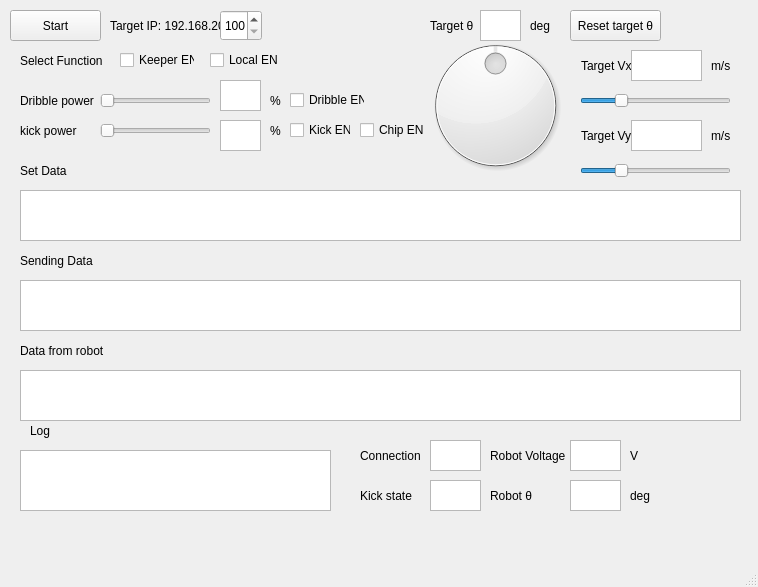
<?xml version="1.0" encoding="UTF-8"?>
<ui version="4.0">
 <class>Qt_Communication_Tester</class>
 <widget class="QMainWindow" name="Qt_Communication_Tester">
  <property name="geometry">
   <rect>
    <x>0</x>
    <y>0</y>
    <width>758</width>
    <height>587</height>
   </rect>
  </property>
  <property name="windowTitle">
   <string>Orion_CommunicationTester</string>
  </property>
  <widget class="QWidget" name="centralwidget">
   <widget class="QPushButton" name="startbotton">
    <property name="geometry">
     <rect>
      <x>10</x>
      <y>10</y>
      <width>91</width>
      <height>31</height>
     </rect>
    </property>
    <property name="text">
     <string>Start</string>
    </property>
   </widget>
   <widget class="QLabel" name="label">
    <property name="geometry">
     <rect>
      <x>110</x>
      <y>10</y>
      <width>111</width>
      <height>31</height>
     </rect>
    </property>
    <property name="text">
     <string>Target IP: 192.168.20.</string>
    </property>
   </widget>
   <widget class="QCheckBox" name="chipEN">
    <property name="geometry">
     <rect>
      <x>360</x>
      <y>120</y>
      <width>75</width>
      <height>20</height>
     </rect>
    </property>
    <property name="text">
     <string>Chip EN</string>
    </property>
   </widget>
   <widget class="QCheckBox" name="keeperEN">
    <property name="geometry">
     <rect>
      <x>120</x>
      <y>50</y>
      <width>75</width>
      <height>20</height>
     </rect>
    </property>
    <property name="text">
     <string>Keeper EN</string>
    </property>
   </widget>
   <widget class="QCheckBox" name="localEN">
    <property name="enabled">
     <bool>true</bool>
    </property>
    <property name="geometry">
     <rect>
      <x>210</x>
      <y>50</y>
      <width>75</width>
      <height>20</height>
     </rect>
    </property>
    <property name="text">
     <string>Local EN</string>
    </property>
   </widget>
   <widget class="QLabel" name="label_2">
    <property name="geometry">
     <rect>
      <x>20</x>
      <y>50</y>
      <width>111</width>
      <height>21</height>
     </rect>
    </property>
    <property name="text">
     <string>Select Function</string>
    </property>
   </widget>
   <widget class="QTextBrowser" name="sendingdata">
    <property name="geometry">
     <rect>
      <x>20</x>
      <y>280</y>
      <width>721</width>
      <height>51</height>
     </rect>
    </property>
   </widget>
   <widget class="QLabel" name="label_3">
    <property name="geometry">
     <rect>
      <x>20</x>
      <y>250</y>
      <width>111</width>
      <height>21</height>
     </rect>
    </property>
    <property name="text">
     <string>Sending Data</string>
    </property>
   </widget>
   <widget class="QTextBrowser" name="data_from_robot">
    <property name="geometry">
     <rect>
      <x>20</x>
      <y>370</y>
      <width>721</width>
      <height>51</height>
     </rect>
    </property>
   </widget>
   <widget class="QLabel" name="label_5">
    <property name="geometry">
     <rect>
      <x>20</x>
      <y>340</y>
      <width>111</width>
      <height>21</height>
     </rect>
    </property>
    <property name="text">
     <string>Data from robot</string>
    </property>
   </widget>
   <widget class="QTextBrowser" name="log">
    <property name="geometry">
     <rect>
      <x>20</x>
      <y>450</y>
      <width>311</width>
      <height>61</height>
     </rect>
    </property>
   </widget>
   <widget class="QLabel" name="label_6">
    <property name="geometry">
     <rect>
      <x>30</x>
      <y>420</y>
      <width>41</width>
      <height>21</height>
     </rect>
    </property>
    <property name="text">
     <string>Log</string>
    </property>
   </widget>
   <widget class="QSpinBox" name="setIP">
    <property name="geometry">
     <rect>
      <x>220</x>
      <y>10</y>
      <width>42</width>
      <height>31</height>
     </rect>
    </property>
    <property name="minimum">
     <number>100</number>
    </property>
    <property name="maximum">
     <number>120</number>
    </property>
   </widget>
   <widget class="QSlider" name="kick_power">
    <property name="geometry">
     <rect>
      <x>100</x>
      <y>120</y>
      <width>111</width>
      <height>22</height>
     </rect>
    </property>
    <property name="maximum">
     <number>20</number>
    </property>
    <property name="orientation">
     <enum>Qt::Horizontal</enum>
    </property>
   </widget>
   <widget class="QLabel" name="label_7">
    <property name="geometry">
     <rect>
      <x>20</x>
      <y>90</y>
      <width>81</width>
      <height>21</height>
     </rect>
    </property>
    <property name="text">
     <string>Dribble power</string>
    </property>
   </widget>
   <widget class="QSlider" name="dribble_power">
    <property name="geometry">
     <rect>
      <x>100</x>
      <y>90</y>
      <width>111</width>
      <height>21</height>
     </rect>
    </property>
    <property name="maximum">
     <number>20</number>
    </property>
    <property name="orientation">
     <enum>Qt::Horizontal</enum>
    </property>
   </widget>
   <widget class="QLabel" name="label_8">
    <property name="geometry">
     <rect>
      <x>20</x>
      <y>120</y>
      <width>71</width>
      <height>21</height>
     </rect>
    </property>
    <property name="text">
     <string>kick power</string>
    </property>
   </widget>
   <widget class="QCheckBox" name="kick_EN">
    <property name="geometry">
     <rect>
      <x>290</x>
      <y>120</y>
      <width>61</width>
      <height>20</height>
     </rect>
    </property>
    <property name="text">
     <string>Kick EN</string>
    </property>
   </widget>
   <widget class="QCheckBox" name="dribble_EN">
    <property name="geometry">
     <rect>
      <x>290</x>
      <y>90</y>
      <width>75</width>
      <height>20</height>
     </rect>
    </property>
    <property name="text">
     <string>Dribble EN</string>
    </property>
   </widget>
   <widget class="QTextBrowser" name="show_dribble_power">
    <property name="geometry">
     <rect>
      <x>220</x>
      <y>80</y>
      <width>41</width>
      <height>31</height>
     </rect>
    </property>
   </widget>
   <widget class="QTextBrowser" name="show_kick_power">
    <property name="geometry">
     <rect>
      <x>220</x>
      <y>120</y>
      <width>41</width>
      <height>31</height>
     </rect>
    </property>
   </widget>
   <widget class="QLabel" name="label_9">
    <property name="geometry">
     <rect>
      <x>270</x>
      <y>90</y>
      <width>21</width>
      <height>21</height>
     </rect>
    </property>
    <property name="text">
     <string>%</string>
    </property>
   </widget>
   <widget class="QLabel" name="label_10">
    <property name="geometry">
     <rect>
      <x>270</x>
      <y>120</y>
      <width>21</width>
      <height>21</height>
     </rect>
    </property>
    <property name="text">
     <string>%</string>
    </property>
   </widget>
   <widget class="QLabel" name="label_4">
    <property name="geometry">
     <rect>
      <x>20</x>
      <y>160</y>
      <width>111</width>
      <height>21</height>
     </rect>
    </property>
    <property name="text">
     <string>Set Data</string>
    </property>
   </widget>
   <widget class="QTextBrowser" name="setdata">
    <property name="geometry">
     <rect>
      <x>20</x>
      <y>190</y>
      <width>721</width>
      <height>51</height>
     </rect>
    </property>
   </widget>
   <widget class="QDial" name="target_theta">
    <property name="geometry">
     <rect>
      <x>420</x>
      <y>30</y>
      <width>151</width>
      <height>151</height>
     </rect>
    </property>
    <property name="maximum">
     <number>360</number>
    </property>
    <property name="value">
     <number>180</number>
    </property>
    <property name="sliderPosition">
     <number>180</number>
    </property>
    <property name="wrapping">
     <bool>true</bool>
    </property>
    <property name="notchesVisible">
     <bool>false</bool>
    </property>
   </widget>
   <widget class="QLabel" name="label_11">
    <property name="geometry">
     <rect>
      <x>430</x>
      <y>10</y>
      <width>51</width>
      <height>31</height>
     </rect>
    </property>
    <property name="text">
     <string>Target θ</string>
    </property>
   </widget>
   <widget class="QTextBrowser" name="show_target_theta">
    <property name="geometry">
     <rect>
      <x>480</x>
      <y>10</y>
      <width>41</width>
      <height>31</height>
     </rect>
    </property>
   </widget>
   <widget class="QLabel" name="label_12">
    <property name="geometry">
     <rect>
      <x>530</x>
      <y>10</y>
      <width>41</width>
      <height>31</height>
     </rect>
    </property>
    <property name="text">
     <string>deg</string>
    </property>
   </widget>
   <widget class="QSlider" name="vx">
    <property name="geometry">
     <rect>
      <x>580</x>
      <y>90</y>
      <width>151</width>
      <height>22</height>
     </rect>
    </property>
    <property name="maximum">
     <number>200</number>
    </property>
    <property name="value">
     <number>50</number>
    </property>
    <property name="orientation">
     <enum>Qt::Horizontal</enum>
    </property>
   </widget>
   <widget class="QTextBrowser" name="show_vy">
    <property name="geometry">
     <rect>
      <x>631</x>
      <y>120</y>
      <width>71</width>
      <height>31</height>
     </rect>
    </property>
   </widget>
   <widget class="QLabel" name="label_13">
    <property name="geometry">
     <rect>
      <x>711</x>
      <y>120</y>
      <width>31</width>
      <height>31</height>
     </rect>
    </property>
    <property name="text">
     <string>m/s</string>
    </property>
   </widget>
   <widget class="QLabel" name="label_14">
    <property name="geometry">
     <rect>
      <x>581</x>
      <y>120</y>
      <width>51</width>
      <height>31</height>
     </rect>
    </property>
    <property name="text">
     <string>Target Vy</string>
    </property>
   </widget>
   <widget class="QLabel" name="label_15">
    <property name="geometry">
     <rect>
      <x>711</x>
      <y>50</y>
      <width>31</width>
      <height>31</height>
     </rect>
    </property>
    <property name="text">
     <string>m/s</string>
    </property>
   </widget>
   <widget class="QLabel" name="label_16">
    <property name="geometry">
     <rect>
      <x>581</x>
      <y>50</y>
      <width>51</width>
      <height>31</height>
     </rect>
    </property>
    <property name="text">
     <string>Target Vx</string>
    </property>
   </widget>
   <widget class="QTextBrowser" name="show_vx">
    <property name="geometry">
     <rect>
      <x>631</x>
      <y>50</y>
      <width>71</width>
      <height>31</height>
     </rect>
    </property>
   </widget>
   <widget class="QSlider" name="vy">
    <property name="geometry">
     <rect>
      <x>580</x>
      <y>160</y>
      <width>151</width>
      <height>22</height>
     </rect>
    </property>
    <property name="maximum">
     <number>200</number>
    </property>
    <property name="value">
     <number>50</number>
    </property>
    <property name="orientation">
     <enum>Qt::Horizontal</enum>
    </property>
   </widget>
   <widget class="QTextBrowser" name="show_robot_theta">
    <property name="geometry">
     <rect>
      <x>570</x>
      <y>480</y>
      <width>51</width>
      <height>31</height>
     </rect>
    </property>
   </widget>
   <widget class="QLabel" name="label_17">
    <property name="geometry">
     <rect>
      <x>630</x>
      <y>480</y>
      <width>41</width>
      <height>31</height>
     </rect>
    </property>
    <property name="text">
     <string>deg</string>
    </property>
   </widget>
   <widget class="QLabel" name="label_18">
    <property name="geometry">
     <rect>
      <x>490</x>
      <y>480</y>
      <width>51</width>
      <height>31</height>
     </rect>
    </property>
    <property name="text">
     <string>Robot θ</string>
    </property>
   </widget>
   <widget class="QLabel" name="label_19">
    <property name="geometry">
     <rect>
      <x>490</x>
      <y>440</y>
      <width>81</width>
      <height>31</height>
     </rect>
    </property>
    <property name="text">
     <string>Robot Voltage</string>
    </property>
   </widget>
   <widget class="QLabel" name="label_20">
    <property name="geometry">
     <rect>
      <x>630</x>
      <y>440</y>
      <width>41</width>
      <height>31</height>
     </rect>
    </property>
    <property name="text">
     <string>V</string>
    </property>
   </widget>
   <widget class="QTextBrowser" name="show_robot_voltage">
    <property name="geometry">
     <rect>
      <x>570</x>
      <y>440</y>
      <width>51</width>
      <height>31</height>
     </rect>
    </property>
   </widget>
   <widget class="QLabel" name="label_21">
    <property name="geometry">
     <rect>
      <x>360</x>
      <y>440</y>
      <width>61</width>
      <height>31</height>
     </rect>
    </property>
    <property name="text">
     <string>Connection</string>
    </property>
   </widget>
   <widget class="QTextBrowser" name="show_connection">
    <property name="geometry">
     <rect>
      <x>430</x>
      <y>440</y>
      <width>51</width>
      <height>31</height>
     </rect>
    </property>
   </widget>
   <widget class="QLabel" name="label_22">
    <property name="geometry">
     <rect>
      <x>360</x>
      <y>480</y>
      <width>61</width>
      <height>31</height>
     </rect>
    </property>
    <property name="text">
     <string>Kick state</string>
    </property>
   </widget>
   <widget class="QTextBrowser" name="show_kickstate">
    <property name="geometry">
     <rect>
      <x>430</x>
      <y>480</y>
      <width>51</width>
      <height>31</height>
     </rect>
    </property>
   </widget>
   <widget class="QPushButton" name="reset_theta">
    <property name="geometry">
     <rect>
      <x>570</x>
      <y>10</y>
      <width>91</width>
      <height>31</height>
     </rect>
    </property>
    <property name="text">
     <string>Reset target θ</string>
    </property>
   </widget>
  </widget>
  <widget class="QMenuBar" name="menubar">
   <property name="geometry">
    <rect>
     <x>0</x>
     <y>0</y>
     <width>758</width>
     <height>22</height>
    </rect>
   </property>
  </widget>
  <widget class="QStatusBar" name="statusbar"/>
 </widget>
 <resources/>
 <connections/>
</ui>
